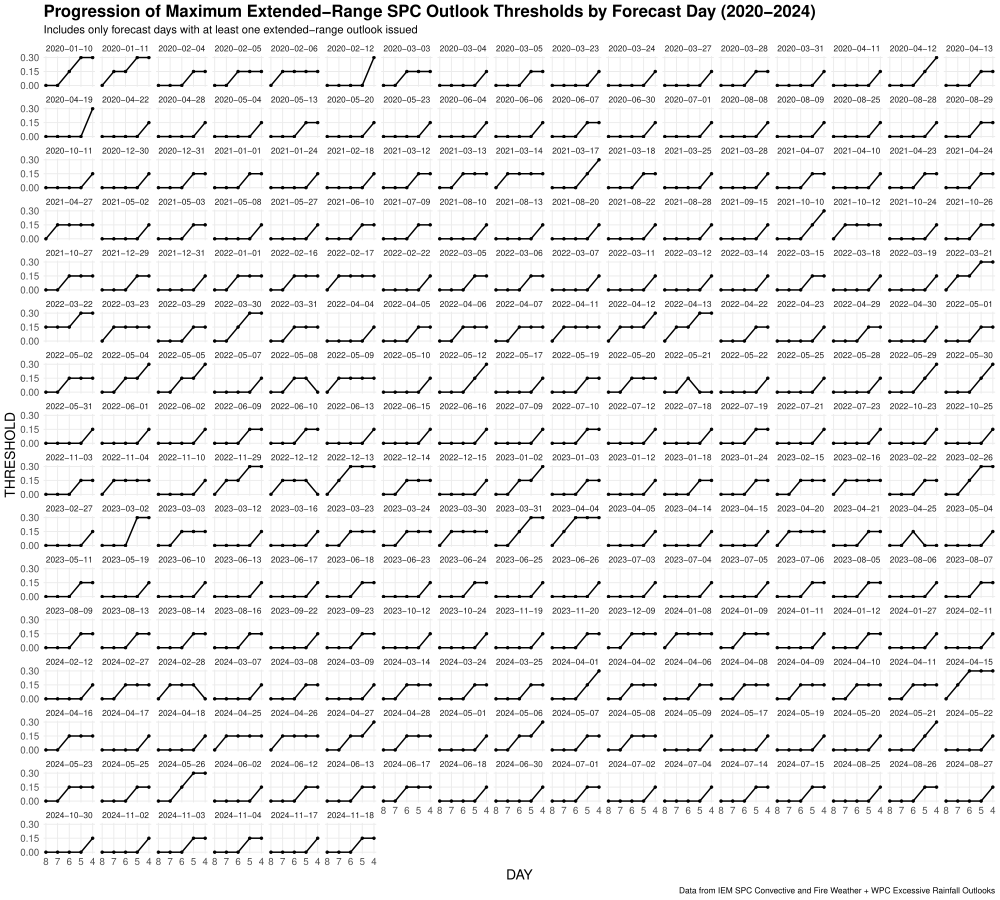

The script that saved this image:
# start from scratch -----------------------------
rm(list = ls())

# libraries -----------------------------
library(tidyverse)
library(sf)
library(lubridate)

# file path -----------------------------
file_path <- "~/Univ. of Oklahoma Dropbox/Joe Ripberger/nws_product_climatology/extended_outlooks_data/outlooks_202001010000_202412312359" # data: https://mesonet.agron.iastate.edu/request/gis/outlooks.phtml

# read shapefile and convert to tibble -----------------------------
outlooks_data <- st_read(file_path, quiet = TRUE) |> 
  as_tibble() |> 
  filter(CYCLE == 10) |>                             # keep only on-cycle outlooks
  mutate(
    ISSUE_DT = ymd_hm(ISSUE),
    EXPIRE_DT = ymd_hm(EXPIRE),
    VALID_DATE = as.Date(ISSUE_DT),
    THRESHOLD = as.numeric(THRESHOLD)
  ) |> 
  arrange(ISSUE_DT, PRODISS) |> 
  filter(ISSUE_DT >= as.Date("2020-01-09")) |>       # filter to dates with full set of outlooks (day 8 - 4)
  group_by(ISSUE_DT) |> 
  mutate(forecast_day_group = cur_group_id()) |> 
  ungroup() |> 
  group_by(forecast_day_group) |> 
  filter(any(!is.na(THRESHOLD))) |>                 # only keep groups with at least one valid threshold in day 8 - 4 forecast
  ungroup() |> 
  mutate(THRESHOLD = replace_na(THRESHOLD, 0))      # define missing thresholds as 0

# progression table -----------------------------
outlooks_data %>%
  group_by(forecast_day_group, DAY) |> 
  slice_max(THRESHOLD, with_ties = TRUE, na_rm = TRUE) |>       # only keep max threshold per day per group (some days have 15 and 30)
  ungroup() |> 
  select(VALID_DATE, DAY, THRESHOLD) |> 
  mutate(DAY = paste0("DAY_", DAY)) |> 
  pivot_wider(names_from = DAY, values_from = THRESHOLD) |>
  mutate(progression = str_c(DAY_8, DAY_7, DAY_6, DAY_5, DAY_4, sep = " → ")) |> 
  count(progression, sort = TRUE)

# progression plot -----------------------------
p <- outlooks_data %>%
  group_by(forecast_day_group, DAY) %>%
  slice_max(THRESHOLD, with_ties = TRUE, na_rm = TRUE) |>
  ungroup() |> 
  ggplot(aes(x = DAY, y = THRESHOLD, group = VALID_DATE)) + 
  geom_line() +
  geom_point(size = 0.5) +
  scale_x_reverse(breaks = 8:4, minor_breaks = NULL) +
  scale_y_continuous(breaks = c(0, 0.15, 0.30), minor_breaks = NULL) +
  facet_wrap(~VALID_DATE) +
  labs(title = "Progression of Maximum Extended-Range SPC Outlook Thresholds by Forecast Day (2020-2024)",
       subtitle = "Includes only forecast days with at least one extended-range outlook issued",
       caption = "Data from IEM SPC Convective and Fire Weather + WPC Excessive Rainfall Outlooks") + 
  theme_minimal(base_size = 7) +
  theme(
    strip.text = element_text(size = 6),
    axis.title = element_text(size = 10),
    axis.text = element_text(size = 7),
    plot.title = element_text(size = 12, face = "bold"),
    plot.subtitle = element_text(size = 8),
    plot.caption = element_text(size = 6),
    panel.grid.minor = element_blank()
  )
ggsave("extended_outlook_analysis.pdf", plot = p, width = 10, height = 9)
